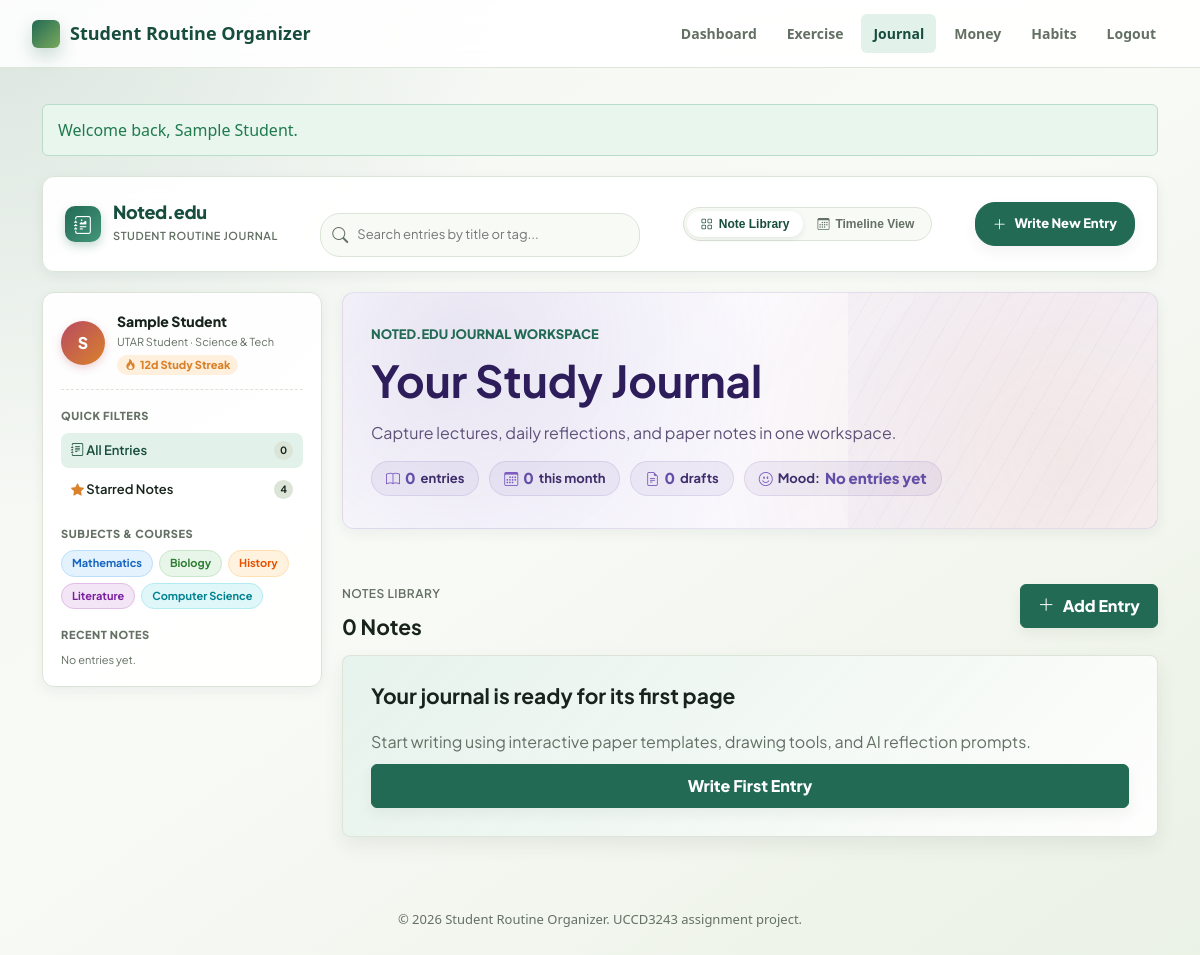
The page /modules/journal/index.php (signed in) on the database as committed earlier.
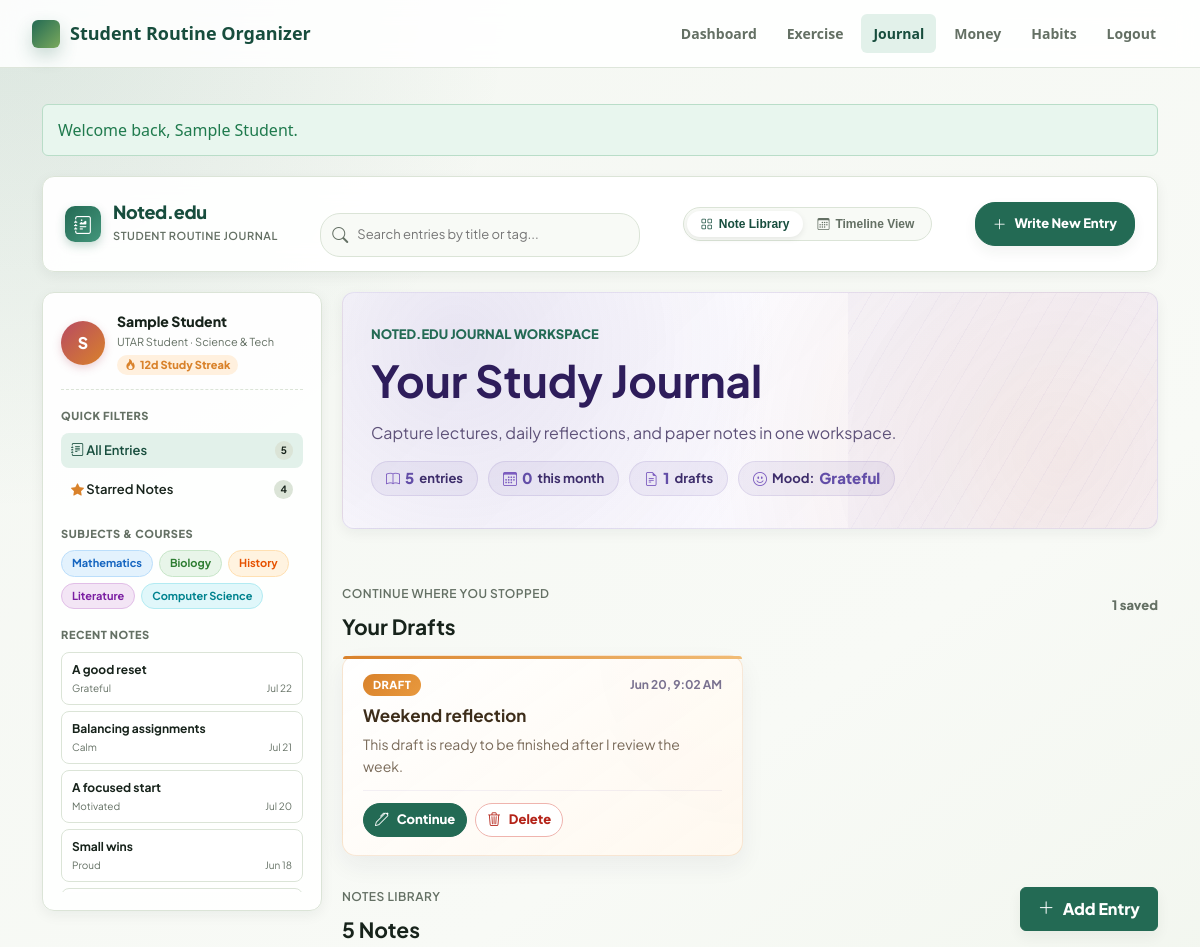
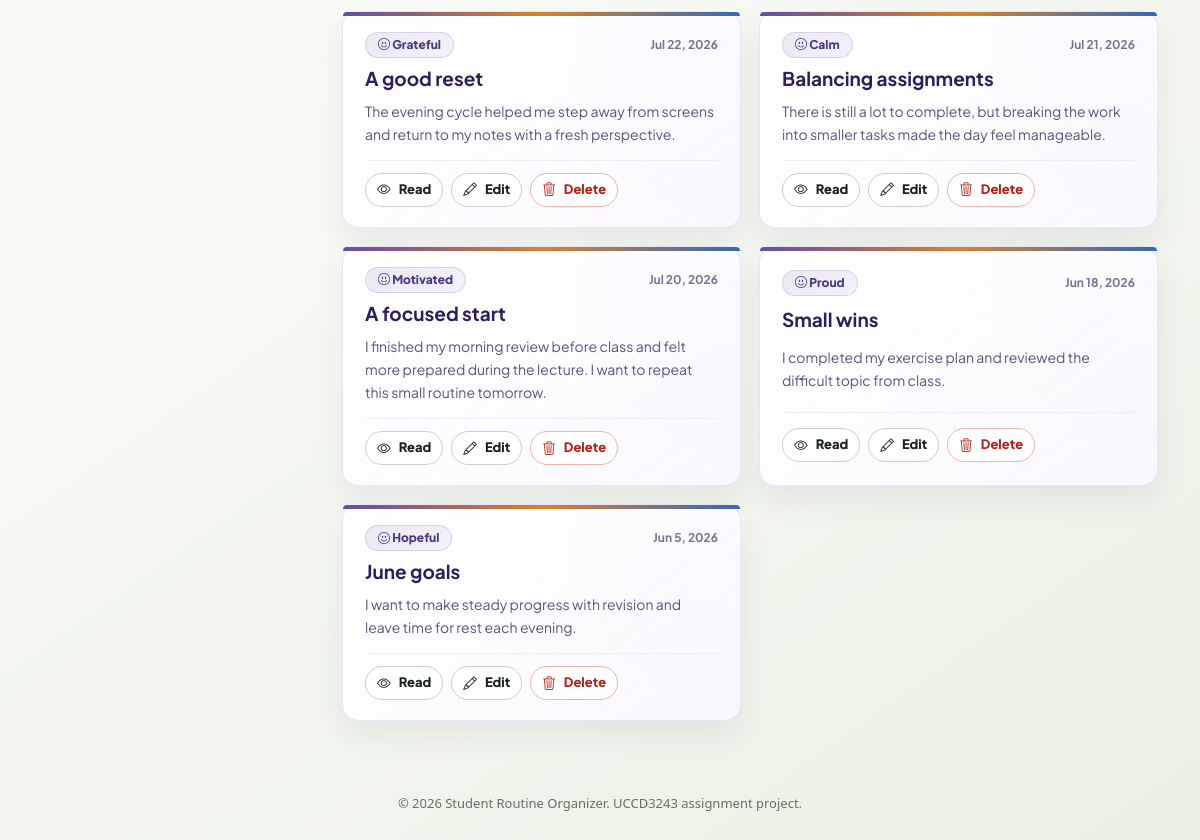
The same page on the database as committed later (2 pictures, top to bottom).
### tables this page shows
CREATE TABLE journal_entries (
  journal_id INT AUTO_INCREMENT PRIMARY KEY,
  user_id INT NOT NULL,
  title VARCHAR(120) NOT NULL,
  content TEXT NOT NULL,
  mood_status VARCHAR(50) NOT NULL,
  entry_date DATE NOT NULL,
  created_at TIMESTAMP DEFAULT CURRENT_TIMESTAMP,
  updated_at TIMESTAMP DEFAULT CURRENT_TIMESTAMP ON UPDATE CURRENT_TIMESTAMP,
  CONSTRAINT fk_journal_user
    FOREIGN KEY (user_id) REFERENCES users(user_id)
    ON DELETE CASCADE,
  INDEX idx_journal_user_date (user_id, entry_date),
  INDEX idx_journal_mood (mood_status)
);

CREATE TABLE journal_drafts (
  draft_id INT AUTO_INCREMENT PRIMARY KEY,
  user_id INT NOT NULL,
  title VARCHAR(120) NOT NULL DEFAULT '',
  content TEXT NOT NULL,
  mood_status VARCHAR(50) NOT NULL DEFAULT '',
  entry_date DATE NULL,
  template_key VARCHAR(32) NOT NULL DEFAULT 'blank',
  created_at TIMESTAMP DEFAULT CURRENT_TIMESTAMP,
  updated_at TIMESTAMP DEFAULT CURRENT_TIMESTAMP ON UPDATE CURRENT_TIMESTAMP,
  CONSTRAINT fk_journal_draft_user
    FOREIGN KEY (user_id) REFERENCES users(user_id)
    ON DELETE CASCADE,
  INDEX idx_journal_draft_user_updated (user_id, updated_at)
);

### includes/validation.php (called while the page is built, shortened)
<?php
function cleanInput(string $value): string
{
    return trim($value);
}
function escapeOutput(?string $value): string
{
    return htmlspecialchars((string) $value, ENT_QUOTES, 'UTF-8');
}

### modules/journal/journal_helpers.php (called while the page is built, shortened)
<?php
function journalSortOptions(): array
{
    return [
        'newest' => 'Newest first',
        'oldest' => 'Oldest first',
    ];
}
function journalFiltersFromRequest(array $source): array
{
    $filters = [
        'search' => cleanInput((string) ($source['search'] ?? '')),
        'mood' => cleanInput((string) ($source['mood'] ?? '')),
        'date_from' => cleanInput((string) ($source['date_from'] ?? '')),
        'date_to' => cleanInput((string) ($source['date_to'] ?? '')),
        'sort' => cleanInput((string) ($source['sort'] ?? 'newest')),
    ];
    return $filters;
}
function journalFilterQuery(array $filters, int $userId): array
{
    $where = ['user_id = ?'];
    $types = 'i';
    $params = [$userId];
    return [
        'where' => implode(' AND ', $where),
        'types' => $types,
        'params' => $params,
    ];
}
function journalOrderBy(string $sort): string
{
    return $sort === 'oldest'
        ? 'entry_date ASC, journal_id ASC'
        : 'entry_date DESC, journal_id DESC';
}
function journalBindParams(mysqli_stmt $stmt, string $types, array &$params): void
{
    $references = [];
    foreach ($params as $key => &$value) {
        $references[$key] = &$value;
    }
    $stmt->bind_param($types, ...$references);
}
function journalListDraftsForUser(mysqli $connection, int $userId): array
{
    $stmt = $connection->prepare(
        'SELECT * FROM journal_drafts WHERE user_id = ? ORDER BY updated_at DESC, draft_id DESC'
    );
    $stmt->bind_param('i', $userId);
    $stmt->execute();
    return $stmt->get_result()->fetch_all(MYSQLI_ASSOC);
}
function journalPreview(string $content, int $limit = 170): string
{
    $normalized = preg_replace('/\s+/u', ' ', trim($content)) ?? trim($content);
    if ($limit < 1 || mb_strlen($normalized) <= $limit) {
        return $normalized;
    }
    return mb_substr($normalized, 0, $limit) . '…';
}

### modules/journal/index.php (the view, shortened to what the rows shown need)
<?php
require __DIR__ . '/../../config/database.php';
require __DIR__ . '/../../includes/validation.php';
require __DIR__ . '/journal_helpers.php';
$userId = (int) $_SESSION['user_id'];
$filters = journalFiltersFromRequest($_GET);
$records = [];
$drafts = [];
$pageError = null;
try {
    $connection = getDatabaseConnection();
    $drafts = journalListDraftsForUser($connection, $userId);
    $filterQuery = journalFilterQuery($filters, $userId);
    $sql = 'SELECT journal_id, title, content, mood_status, entry_date, created_at, updated_at '
        . 'FROM journal_entries WHERE ' . $filterQuery['where']
        . ' ORDER BY ' . journalOrderBy($filters['sort']);
    $stmt = $connection->prepare($sql);
    $params = $filterQuery['params'];
    journalBindParams($stmt, $filterQuery['types'], $params);
    $stmt->execute();
    $records = $stmt->get_result()->fetch_all(MYSQLI_ASSOC);
} catch (Throwable $exception) {
    logApplicationException($exception, 'journal index');
    $pageError = 'Journal entries are unavailable right now. Please check the database setup.';
}
require __DIR__ . '/../../includes/header.php';
?>
<div class="noted-app-container">
    <header class="noted-header">
        <a class="noted-brand" href="<?= BASE_URL; ?>/modules/journal/index.php">
            <div class="noted-brand-text">
                <h2>Noted.edu</h2>
            </div>
        </a>
    </header>
    <?php if ($pageError): ?>
        <div class="alert alert-error"><?= escapeOutput($pageError); ?></div>
    <?php else: ?>
        <div id="notedEditorView" class="noted-main-grid">
            <aside class="noted-sidebar">
                <div>
                    <div class="sidebar-notes-list">
                        <?php if ($records): ?>
                            <?php foreach (array_slice($records, 0, 5) as $recent): ?>
                                <a class="sidebar-note-card" href="<?= BASE_URL; ?>/modules/journal/view.php?id=<?= (int) $recent['journal_id']; ?>" style="text-decoration:none;">
                                    <span class="sidebar-note-title"><?= escapeOutput($recent['title']); ?></span>
                                    <div class="sidebar-note-meta">
                                        <span><?= escapeOutput($recent['mood_status']); ?></span>
                                        <span><?= escapeOutput(date('M j', strtotime($recent['entry_date']))); ?></span>
                                    </div>
                                </a>
                            <?php endforeach; ?>
                        <?php else: ?>
                            <span style="font-size:11px; color:var(--nj-muted);">No entries yet.</span>
                        <?php endif; ?>
                    </div>
                </div>
            </aside>
            <main style="display:flex; flex-direction:column; gap:20px;">
                <section class="journal-hero" style="border-radius:var(--nj-radius); box-shadow:var(--nj-shadow-sm);">
                    <div>
                        <h1>Your Study Journal</h1>
                    </div>
                </section>
                <?php if ($drafts): ?>
                    <section class="journal-draft-section" style="margin:0;">
                        <div class="journal-board-heading">
                            <div>
                                <h2>Your Drafts</h2>
                            </div>
                        </div>
                        <div class="journal-draft-grid">
                            <?php foreach ($drafts as $draft): ?>
                                <?php
                                $draftTitle = trim((string) $draft['title']) !== '' ? (string) $draft['title'] : 'Untitled draft';
                                $draftPreview = trim((string) $draft['content']) !== '' ? journalPreview((string) $draft['content'], 100) : 'No writing yet';
                                ?>
                                <article class="journal-draft-card">
                                    <div class="journal-card-topline">
                                        <span class="journal-draft-badge">Draft</span>
                                        <time datetime="<?= escapeOutput($draft['updated_at']); ?>"><?= escapeOutput(date('M j, g:i A', strtotime($draft['updated_at']))); ?></time>
                                    </div>
                                    <h3><?= escapeOutput($draftTitle); ?></h3>
                                    <p><?= escapeOutput($draftPreview); ?></p>
                                    <div class="journal-card-actions">
                                        <a class="button small-button primary" href="<?= BASE_URL; ?>/modules/journal/create.php?draft_id=<?= (int) $draft['draft_id']; ?>"><i class="bi bi-pen"></i> Continue</a>
                                        <a class="button small-button danger-button" href="<?= BASE_URL; ?>/modules/journal/draft_delete.php?id=<?= (int) $draft['draft_id']; ?>"><i class="bi bi-trash3"></i> Delete</a>
                                    </div>
                                </article>
                            <?php endforeach; ?>
                        </div>
                    </section>
                <?php endif; ?>
                <section>
                    <div class="journal-board-heading">
                        <div>
                            <h2><?= number_format(count($records)); ?> Note<?= count($records) === 1 ? '' : 's'; ?></h2>
                        </div>
                    </div>
                    <?php if (!$records): ?>
                        <section class="panel empty-state">
                            <h2>Your journal is ready for its first page</h2>
                        </section>
                    <?php else: ?>
                        <div class="journal-card-grid">
                            <?php foreach ($records as $record): ?>
                                <article class="journal-card">
                                    <div class="journal-card-topline">
                                        <span class="journal-mood-pill"><i class="bi bi-emoji-smile"></i> <?= escapeOutput($record['mood_status']); ?></span>
                                        <time datetime="<?= escapeOutput($record['entry_date']); ?>"><?= escapeOutput(date('M j, Y', strtotime($record['entry_date']))); ?></time>
                                    </div>
                                    <h2><a href="<?= BASE_URL; ?>/modules/journal/view.php?id=<?= (int) $record['journal_id']; ?>"><?= escapeOutput($record['title']); ?></a></h2>
                                    <p class="journal-preview"><?= escapeOutput(journalPreview($record['content'])); ?></p>
                                    <div class="journal-card-actions">
                                        <a class="button small-button" href="<?= BASE_URL; ?>/modules/journal/view.php?id=<?= (int) $record['journal_id']; ?>"><i class="bi bi-eye"></i> Read</a>
                                        <a class="button small-button" href="<?= BASE_URL; ?>/modules/journal/edit.php?id=<?= (int) $record['journal_id']; ?>"><i class="bi bi-pencil"></i> Edit</a>
                                        <a class="button small-button danger-button" href="<?= BASE_URL; ?>/modules/journal/delete.php?id=<?= (int) $record['journal_id']; ?>"><i class="bi bi-trash3"></i> Delete</a>
                                    </div>
                                </article>
                            <?php endforeach; ?>
                        </div>
                    <?php endif; ?>
                </section>
            </main>
        </div>
    <?php endif; ?>
</div>
<?php require __DIR__ . '/../../includes/footer.php'; ?>

Rows that differ between the two databases and show on the page:
added journal_entries: title "A good reset", mood_status "Grateful", entry_date "Jul 22", entry_date "Jul 22, 2026", content "The evening cycle helped me step away from screens and return to my notes with a fresh perspective."
added journal_entries: title "Balancing assignments", mood_status "Calm", entry_date "Jul 21", entry_date "Jul 21, 2026", content "There is still a lot to complete, but breaking the work into smaller tasks made the day feel manageable."
added journal_entries: title "A focused start", mood_status "Motivated", entry_date "Jul 20", entry_date "Jul 20, 2026", content "I finished my morning review before class and felt more prepared during the lecture. I want to repeat this small routine tomorrow."
added journal_entries: title "Small wins", mood_status "Proud", entry_date "Jun 18", entry_date "Jun 18, 2026", content "I completed my exercise plan and reviewed the difficult topic from class."
added journal_drafts: updated_at "Jun 20, 9:02 AM", title "Weekend reflection", content "This draft is ready to be finished after I review the week."
added journal_entries: mood_status "Hopeful", entry_date "Jun 5, 2026", title "June goals", content "I want to make steady progress with revision and leave time for rest each evening."
Other text that changed with them:
$summary['total']: "0" → "5"
count($drafts): "0" → "1"
escapeOutput($summary['latest_mood']): "No entries yet" → "Grateful"
count($drafts): (not shown) → "1"
count($records): "0" → "5"
text no longer shown: "No entries yet. Your journal is ready for its first page Start writing using interactive paper templates, drawing tools, and AI reflection prompts. Write First Entry"
text now shown: "CONTINUE WHERE YOU STOPPED Your Drafts saved"
